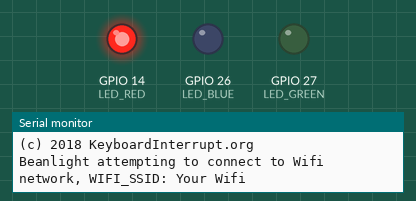
Bench run of a program on a simulated ESP32. On the bench: output pins drawn as LEDs (lit = HIGH), the last lines printed to the serial monitor. WiFi joins after 1.5 s; servers stay silent unless stated.

Above: at 0.1 s.
At 4.1 s:
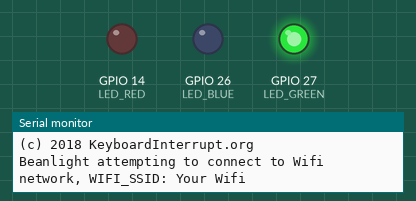
At 8.1 s:
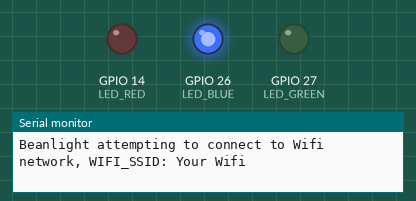
At 15.8 s:
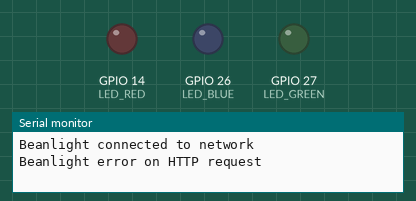
At 22.7 s:
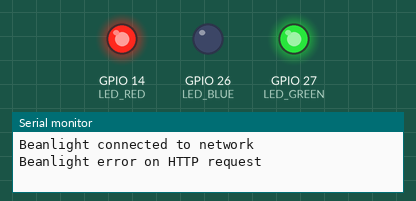
Timing chart, 0 to 24.2 s (numbered marks = the images above):
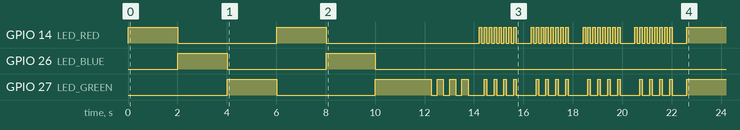

Measured:
- by itself, GPIO 14 (LED_RED): HIGH → LOW at 2.0 s, → HIGH 4.0 s later, → LOW 2.0 s later, → HIGH 6.2 s later, … (68 changes in this stretch)
- by itself, GPIO 27 (LED_GREEN): HIGH → LOW at 6.0 s, → HIGH 4.0 s later, → LOW 2.3 s later, → HIGH 0.25 s later, … (42 changes in this stretch)

The program:

main.cpp
```cpp
#include <Arduino.h>
#include <WiFi.h>
#include <HTTPClient.h>
#include <ArduinoJson.h>

/*
* Coniguration
** CONNECTION_INDICATOR - blinking led during startup when defined
** ERROR_INDICATOR - blinking led sequence when parsing or http error occured
*/
#define CONNECTION_INDICATOR
#define ERROR_INDICATOR
#define LED_RED GPIO_NUM_14
#define LED_GREEN GPIO_NUM_27
#define LED_BLUE GPIO_NUM_26

#define WIFI_SSID "Your Wifi"
#define WIFI_PASSWORD "Your Wifi Password"
#define ROCKETBEANS_API "https://api.rocketbeans.tv/v1/frontend/init"

/*
* Information
*/
#define __product__ "Beanlight"
#define __version__ "1001DEV"
#define __author__ "Marvyn Zalewski <mszalewski@ownpixel.com>"
#define __copyright__ "(c) 2018 KeyboardInterrupt.org"

/*
* Global Variables
*/
int status = WL_IDLE_STATUS;

/*
* Functions
*/
void setLampToBlack()
{
    digitalWrite(LED_RED, LOW);
    digitalWrite(LED_GREEN, LOW);
    digitalWrite(LED_BLUE, LOW);
}

void setLampToBlue()
{
    digitalWrite(LED_RED, LOW);
    digitalWrite(LED_GREEN, LOW);
    digitalWrite(LED_BLUE, HIGH);
}

void setLampToGreen()
{
    digitalWrite(LED_RED, LOW);
    digitalWrite(LED_GREEN, HIGH);
    digitalWrite(LED_BLUE, LOW);
}

void setLampToCyan()
{
    digitalWrite(LED_RED, LOW);
    digitalWrite(LED_GREEN, HIGH);
    digitalWrite(LED_BLUE, HIGH);
}

void setLampToRed()
{
    digitalWrite(LED_RED, HIGH);
    digitalWrite(LED_GREEN, LOW);
    digitalWrite(LED_BLUE, LOW);
}

void setLampToPurple()
{
    digitalWrite(LED_RED, HIGH);
    digitalWrite(LED_GREEN, LOW);
    digitalWrite(LED_BLUE, HIGH);
}

void setLampToYellow()
{
    digitalWrite(LED_RED, HIGH);
    digitalWrite(LED_GREEN, HIGH);
    digitalWrite(LED_BLUE, LOW);
}

void setLampToWhite()
{
    digitalWrite(LED_RED, HIGH);
    digitalWrite(LED_GREEN, HIGH);
    digitalWrite(LED_BLUE, HIGH);
}

/*
* Init
*/
void setup()
{
    Serial.begin(115200);
    Serial.println(__product__);
    Serial.println(__version__);
    Serial.println(__author__);
    Serial.println((String)__copyright__ + "\n");
    pinMode(LED_RED, OUTPUT);
    pinMode(LED_BLUE, OUTPUT);
    pinMode(LED_GREEN, OUTPUT);
    while (status != WL_CONNECTED)
    {
        Serial.println((String)__product__ + " attempting to connect to Wifi network, WIFI_SSID: " + (String)WIFI_SSID);
        status = WiFi.begin(WIFI_SSID, WIFI_PASSWORD);
        #ifdef CONNECTION_INDICATOR
        setLampToRed();
        delay(2000);
        setLampToBlue();
        delay(2000);
        setLampToGreen();
        delay(2000);
        #else
        delay(6000);
        #endif
    };
    #ifdef CONNECTION_INDICATOR
    for (int i = 0; i <= 3; i++)
    {
        setLampToGreen();
        delay(250);
        setLampToBlack();
        delay(250);
    };
    #endif
    Serial.println((String)__product__ + " connected to network");
}

void loop()
{
    if ((WiFi.status() == WL_CONNECTED))
    {
        HTTPClient http;
        http.begin(ROCKETBEANS_API);
        int httpCode = http.GET();
        if (httpCode > 0)
        {
            const size_t bufferSize = JSON_ARRAY_SIZE(4) + JSON_ARRAY_SIZE(8) + 2 * JSON_OBJECT_SIZE(2) + 10 * JSON_OBJECT_SIZE(3) + 5 * JSON_OBJECT_SIZE(4) + JSON_OBJECT_SIZE(8) + 1190;
            DynamicJsonBuffer jsonBuffer(bufferSize);
            String payload = http.getString();
            JsonObject &root = jsonBuffer.parseObject(payload);
            JsonObject &data = root["data"];
            JsonObject &data_streamInfo = data["streamInfo"];
            JsonObject &data_streamInfo_info = data_streamInfo["info"];
            String data_streamInfo_info_type = data_streamInfo_info["type"].as<String>();

            if (!root.success())
            {
                Serial.println((String)__product__ + " parsing failed.");
                Serial.println(payload);
                #ifdef ERROR_INDICATOR
                for (int i = 0; i <= 6; i++)
                {
                    for (int i = 0; i <= 3; i++)
                    {
                        setLampToCyan();
                        delay(100);
                        setLampToBlack();
                        delay(100);
                    };
                    delay(500);
                }
                #endif
                setLampToCyan();
            } else
            {
                /* When current show is live */
                if (data_streamInfo_info_type == "live")
                    setLampToRed();
                /* When current show is new */
                else if (data_streamInfo_info_type == "premiere")
                    setLampToBlue();
                /* When current show is playback */
                else if (data_streamInfo_info_type == "rerun")
                    setLampToWhite();
                /* Graceful handling if no type matched */
                else {
                    Serial.println((String)__product__ + " unsupported show type -> "+ data_streamInfo_info_type +".");
                    #ifdef ERROR_INDICATOR
                    for (int i = 0; i <= 3; i++)
                    {
                        for (int i = 0; i <= 3; i++)
                        {
                            setLampToPurple();
                            delay(100);
                            setLampToBlack();
                            delay(100);
                        };
                        delay(500);
                    }
                    #endif
                    setLampToPurple();
                }
            }
        }
        else
        {
            Serial.println((String)__product__ + " error on HTTP request");
            #ifdef ERROR_INDICATOR
            for (int i = 0; i <= 3; i++)
            {
                for (int i = 0; i <= 3; i++)
                {
                    setLampToRed();
                    delay(100);
                    setLampToBlack();
                    delay(100);
                    setLampToYellow();
                    delay(100);
                    setLampToBlack();
                    delay(100);
                };
                delay(500);
            }
            #endif
            setLampToYellow();
        }
        http.end();
    }
    delay(60000);
}
```
